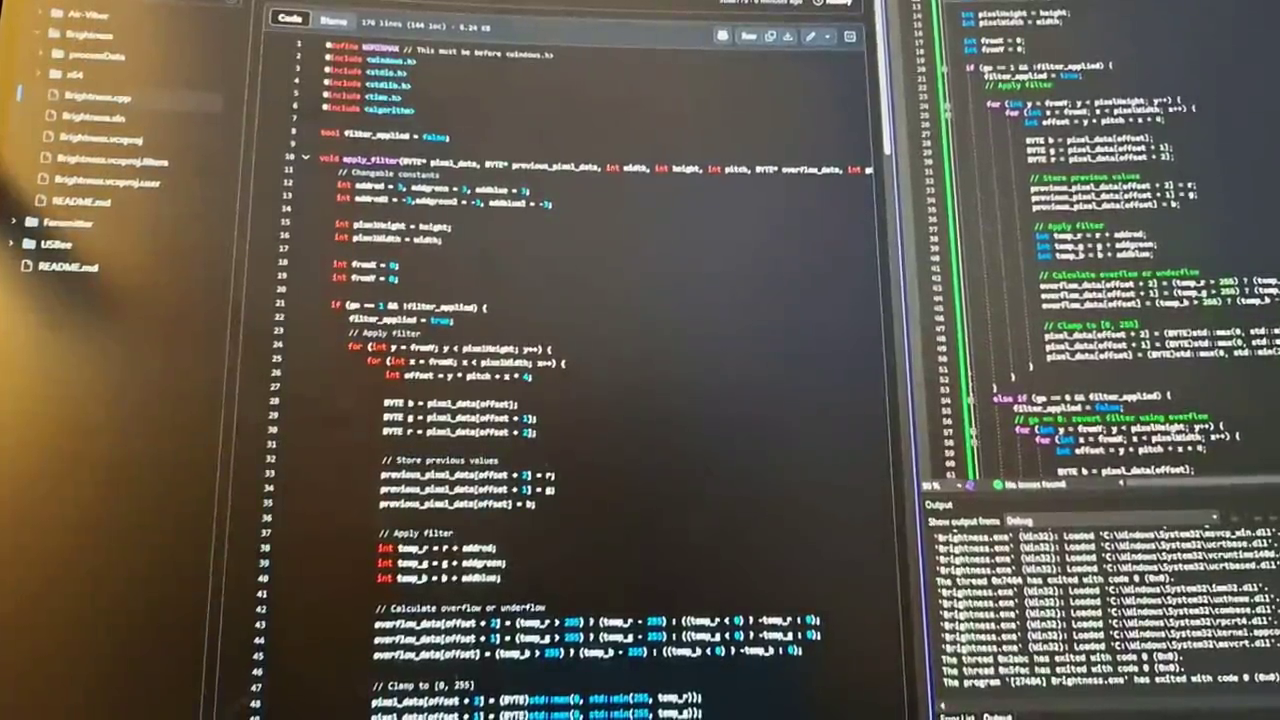
#> input picture frame 84 of Brightness/exfiltratedData/denoised_video.mp4, 1280 x 720 px, given in place of videoFFF.mp4, which was not available
$ python stabilizeVideo.py
#> lines starting #> are read from the running program, lines starting #| are printed output that depends on the picture; pictures that were not available may be replaced by others from this repository, and a replacement may not be noted
import cv2
import numpy as np

# Modifikovateľné dáta
preparedVideoName = "videoFFF.mp4"
stabilizedVideoName = "stabilized_videoF.mp4"

cap = cv2.VideoCapture(preparedVideoName)

# Získanie vlastností videa
n_frames = int(cap.get(cv2.CAP_PROP_FRAME_COUNT))
frame_width = int(cap.get(cv2.CAP_PROP_FRAME_WIDTH))
frame_height = int(cap.get(cv2.CAP_PROP_FRAME_HEIGHT))
fps = cap.get(cv2.CAP_PROP_FPS)

out = cv2.VideoWriter(stabilizedVideoName, cv2.VideoWriter_fourcc(*'mp4v'), fps, (frame_width, frame_height))

ret, prev_frame = cap.read()
#> prev_frame is the input picture: shape (720, 1280, 3); mean B, G, R 75, 86.1, 91.6
prev_gray = cv2.cvtColor(prev_frame, cv2.COLOR_BGR2GRAY)
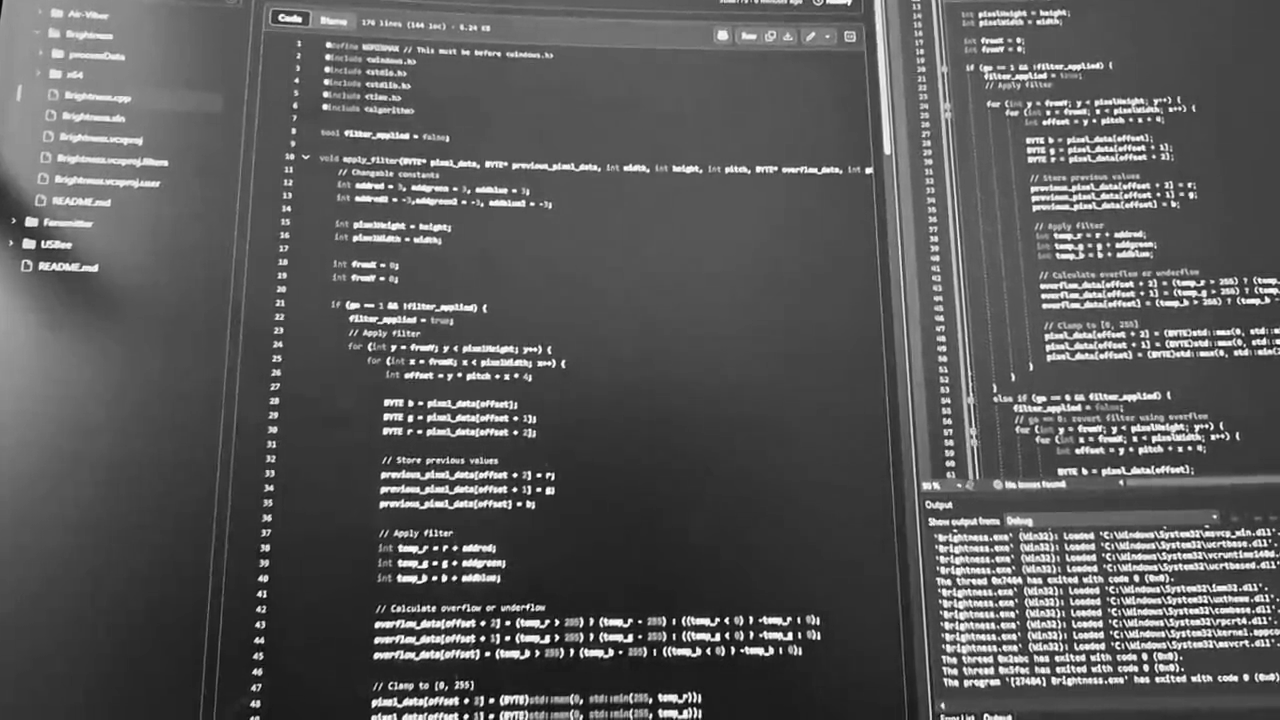
#> prev_gray: shape (720, 1280); min 0, max 255, mean 86.5

transforms = []

for _ in range(n_frames - 1):
    ret, curr_frame = cap.read()
    if not ret:
        break

    curr_gray = cv2.cvtColor(curr_frame, cv2.COLOR_BGR2GRAY)

    prev_pts = cv2.goodFeaturesToTrack(prev_gray, maxCorners=200, qualityLevel=0.01, minDistance=30, blockSize=3)
    curr_pts, status, _ = cv2.calcOpticalFlowPyrLK(prev_gray, curr_gray, prev_pts, None)

    if prev_pts is None or curr_pts is None or status is None:
        transforms.append([0, 0, 0])
        prev_gray = curr_gray
        continue

    valid = status.flatten() == 1
    prev_pts = prev_pts[valid].reshape(-1, 2)
    curr_pts = curr_pts[valid].reshape(-1, 2)

    if len(prev_pts) < 10:
        transforms.append([0, 0, 0])
        prev_gray = curr_gray
        continue

    m, _ = cv2.estimateAffinePartial2D(prev_pts, curr_pts)
    if m is None:
        transforms.append([0, 0, 0])
        prev_gray = curr_gray
        continue

    dx = m[0, 2]
    dy = m[1, 2]
    da = np.arctan2(m[1, 0], m[0, 0])
    transforms.append([dx, dy, da])

    prev_gray = curr_gray

transforms = np.array(transforms)

# Vypočítaj trajektóriu
trajectory = np.cumsum(transforms, axis=0)

# Vyrovnaj trajektóriu
def moving_average(curve, radius=50):
    window_size = 2 * radius + 1
    kernel = np.ones(window_size) / window_size
    curve_pad = np.pad(curve, ((radius, radius), (0, 0)), mode='edge')
    smooth = np.array([np.convolve(curve_pad[:, i], kernel, mode='valid') for i in range(curve.shape[1])]).T
    return smooth

smoothed_trajectory = moving_average(trajectory)

difference = smoothed_trajectory - trajectory
transforms_smooth = transforms + difference

# Aplikuj trajektóriu
cap.set(cv2.CAP_PROP_POS_FRAMES, 0)
ret, frame = cap.read()
out.write(frame)

for i in range(n_frames - 1):
    ret, frame = cap.read()
    if not ret:
        break

    # Zakáž rotovanie
    dx, dy, _ = transforms_smooth[i]
    da = 0

    m = np.array([
        [np.cos(da), -np.sin(da), dx],
        [np.sin(da),  np.cos(da), dy]
    ])

    stabilized = cv2.warpAffine(frame, m, (frame_width, frame_height))

    # Odstráň čierne okraje
    zoom = 1.05
    h, w = stabilized.shape[:2]
    center_x, center_y = w // 2, h // 2
    new_w, new_h = int(w / zoom), int(h / zoom)

    x1 = center_x - new_w // 2
    y1 = center_y - new_h // 2
    x2 = x1 + new_w
    y2 = y1 + new_h

    stabilized = stabilized[y1:y2, x1:x2]
    stabilized = cv2.resize(stabilized, (frame_width, frame_height))

    out.write(stabilized)

cap.release()
out.release()
cv2.destroyAllWindows()

$ run again, starting later in the video
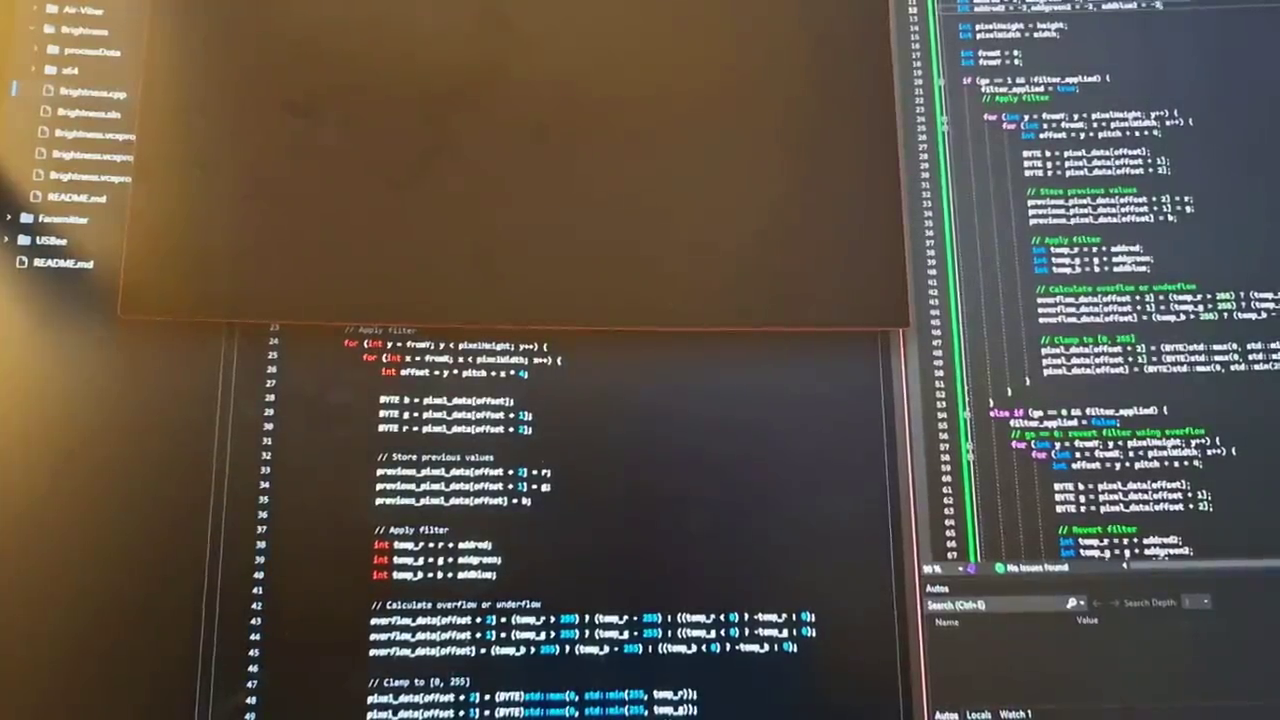
#> input picture frame 381 of Brightness/exfiltratedData/denoised_video.mp4, 1280 x 720 px, given in place of videoFFF.mp4, which was not available
#> prev_frame is the input picture: shape (720, 1280, 3); mean B, G, R 67.9, 78.9, 87.5
#> `prev_gray = cv2.cvtColor(prev_frame, cv2.COLOR_BGR2GRAY)`:
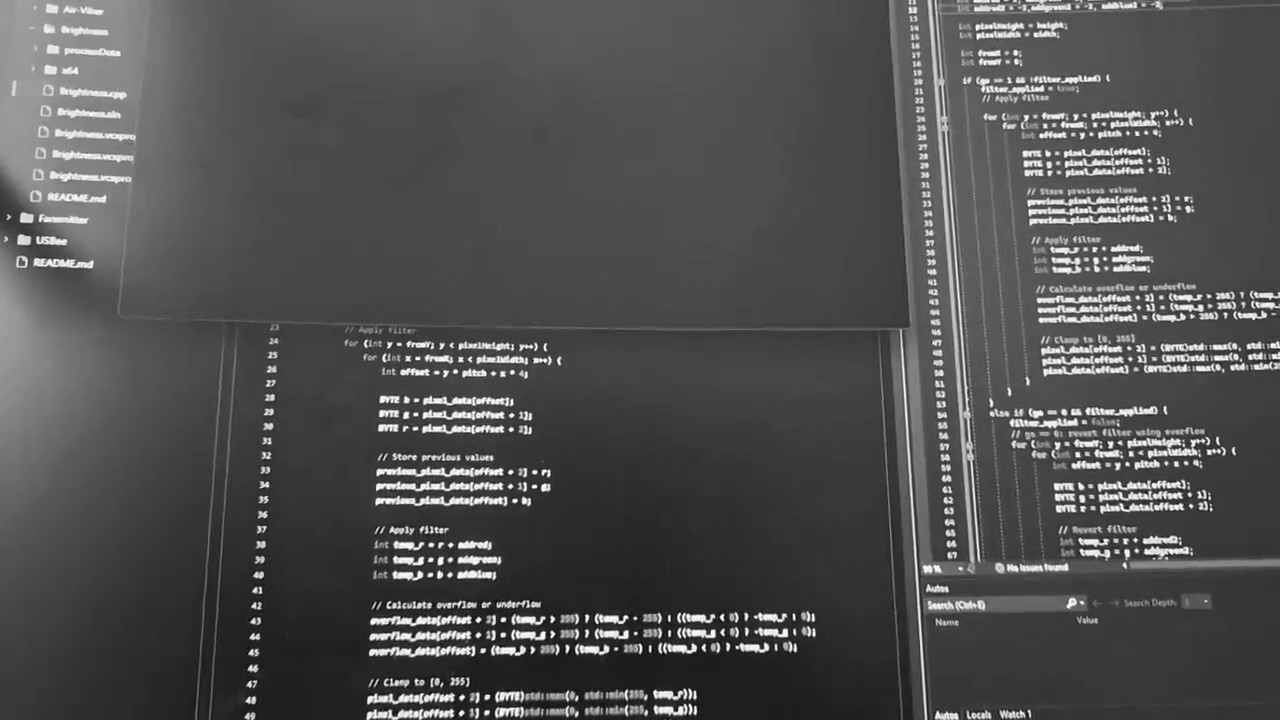
#> prev_gray: shape (720, 1280); min 0, max 255, mean 80.2

$ run again, starting later in the video
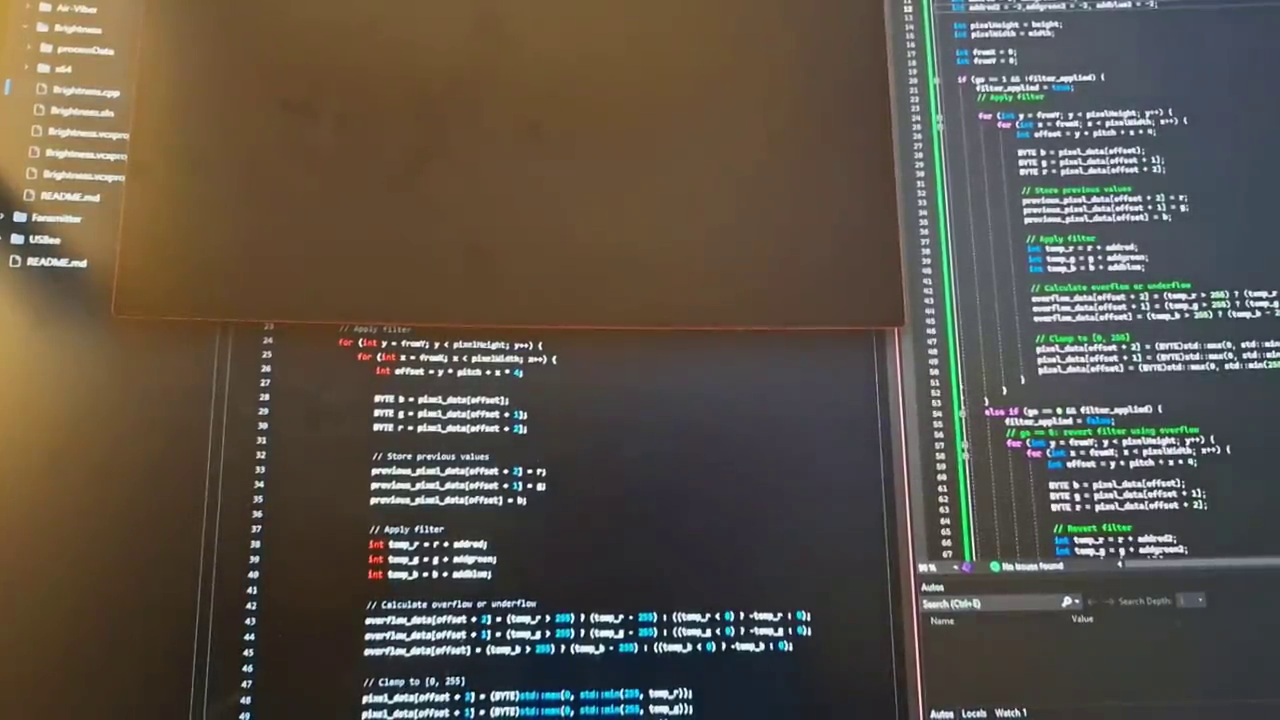
#> input picture frame 677 of Brightness/exfiltratedData/denoised_video.mp4, 1280 x 720 px, given in place of videoFFF.mp4, which was not available
#> prev_frame is the input picture: shape (720, 1280, 3); mean B, G, R 70.6, 81.3, 89.1
#> `prev_gray = cv2.cvtColor(prev_frame, cv2.COLOR_BGR2GRAY)`:
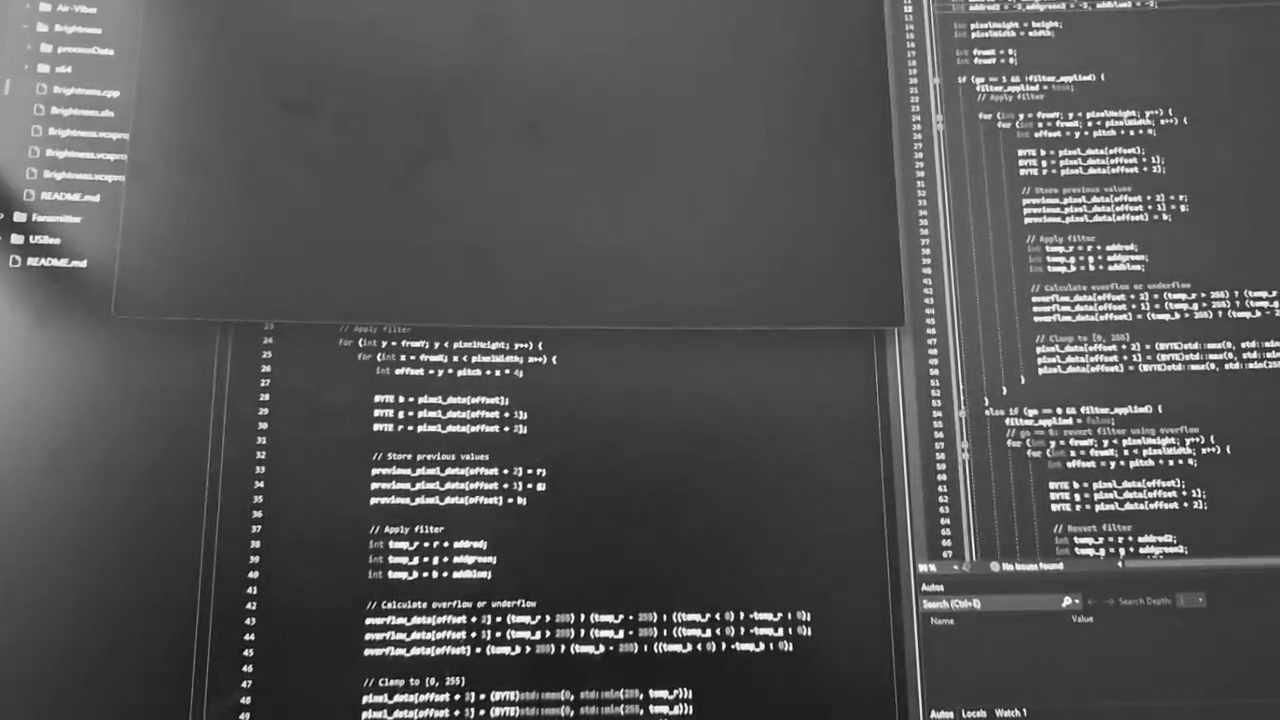
#> prev_gray: shape (720, 1280); min 3, max 255, mean 82.3
